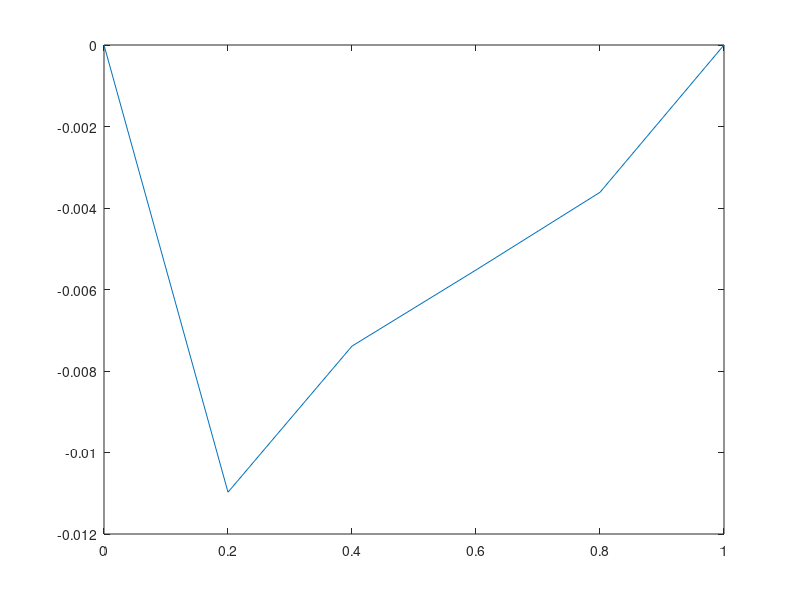
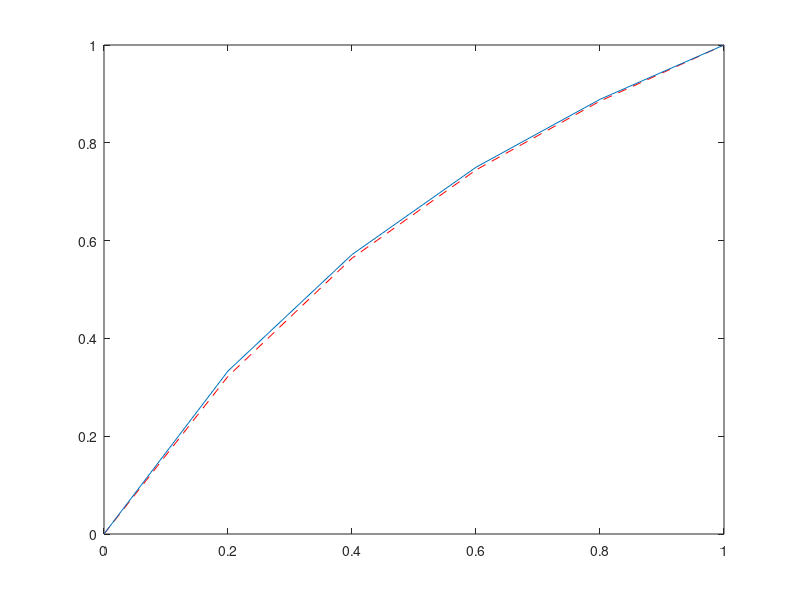

MATLAB code to generate these figures, in order:
%This is the code for problem 1 hw 9
clear all
y0=0;
yf=1;
M = input('enter M = ');
x0=0;
xf=1;
h=1/M;
A= [M-1; M-1];


for k=1:M-1

   x(k)= x0 + h*(k);
   R(k)= ( 2*x(k) - 4 )/( 1 + x(k) )^2;

    for j=1:M-1
        A(k,j) = -((j*pi)^2) * sin(j*pi*x(k)) + ( -2/( 1 + x(k))^2 ) * sin(j*pi*x(k));
    end 

 
end
   
c= A\transpose(R);

for k=1:M-1

    Y(k)=0;
    for j=1:M-1
        Y(k)= Y(k)+c(j)*sin(j*pi*x(k));
    end
    Y(k)=Y(k)+x(k);

end

Y=[y0,Y,yf];

x=[x0,x,xf];

for i=1:length(x)
   y(i)= 2 * x(i)/( 1 + x(i));
end    

figure(2)
plot(x,Y,'r--')
hold on
plot (x,y)
hold off

figure(1)
plot(x,Y-y)